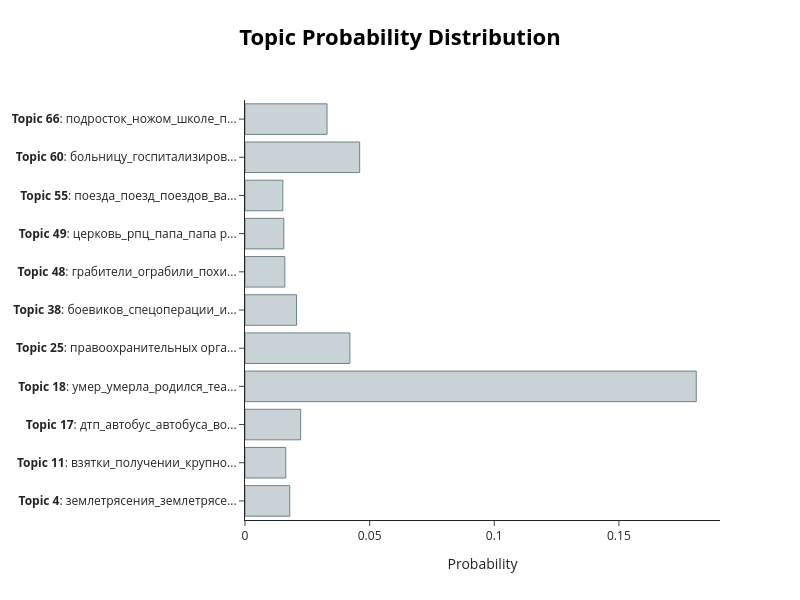

Source (notebook cell):
### Code cell
fig_dist = best_model.visualize_distribution(best_probs[example_docs.index[0]])
fig_dist.show()

### Figure 1 — Plotly figure (JSON) as saved in the notebook; plotly's stock layout.template omitted (floating-point values rounded to 4 significant figures)
{"data": [{"marker": {"color": "#C8D2D7", "line": {"color": "#6E8484", "width": 1}}, "orientation": "h", "type": "bar", "x": [0.01796, 0.01636, 0.02233, 0.181, 0.04209, 0.02069, 0.01598, 0.01557, 0.01518, 0.046, 0.03291], "y": ["<b>Topic 4</b>: землетрясения_землетрясе...", "<b>Topic 11</b>: взятки_получении_крупно...", "<b>Topic 17</b>: дтп_автобус_автобуса_во...", "<b>Topic 18</b>: умер_умерла_родился_теа...", "<b>Topic 25</b>: правоохранительных орга...", "<b>Topic 38</b>: боевиков_спецоперации_и...", "<b>Topic 48</b>: грабители_ограбили_похи...", "<b>Topic 49</b>: церковь_рпц_папа_папа р...", "<b>Topic 55</b>: поезда_поезд_поездов_ва...", "<b>Topic 60</b>: больницу_госпитализиров...", "<b>Topic 66</b>: подросток_ножом_школе_п..."]}], "layout": {"height": 600, "hoverlabel": {"bgcolor": "white", "font": {"family": "Rockwell", "size": 16}}, "title": {"font": {"color": "Black", "size": 22}, "text": "<b>Topic Probability Distribution</b>", "x": 0.5, "xanchor": "center", "y": 0.95, "yanchor": "top"}, "width": 800, "xaxis": {"title": {"text": "Probability"}}}}
